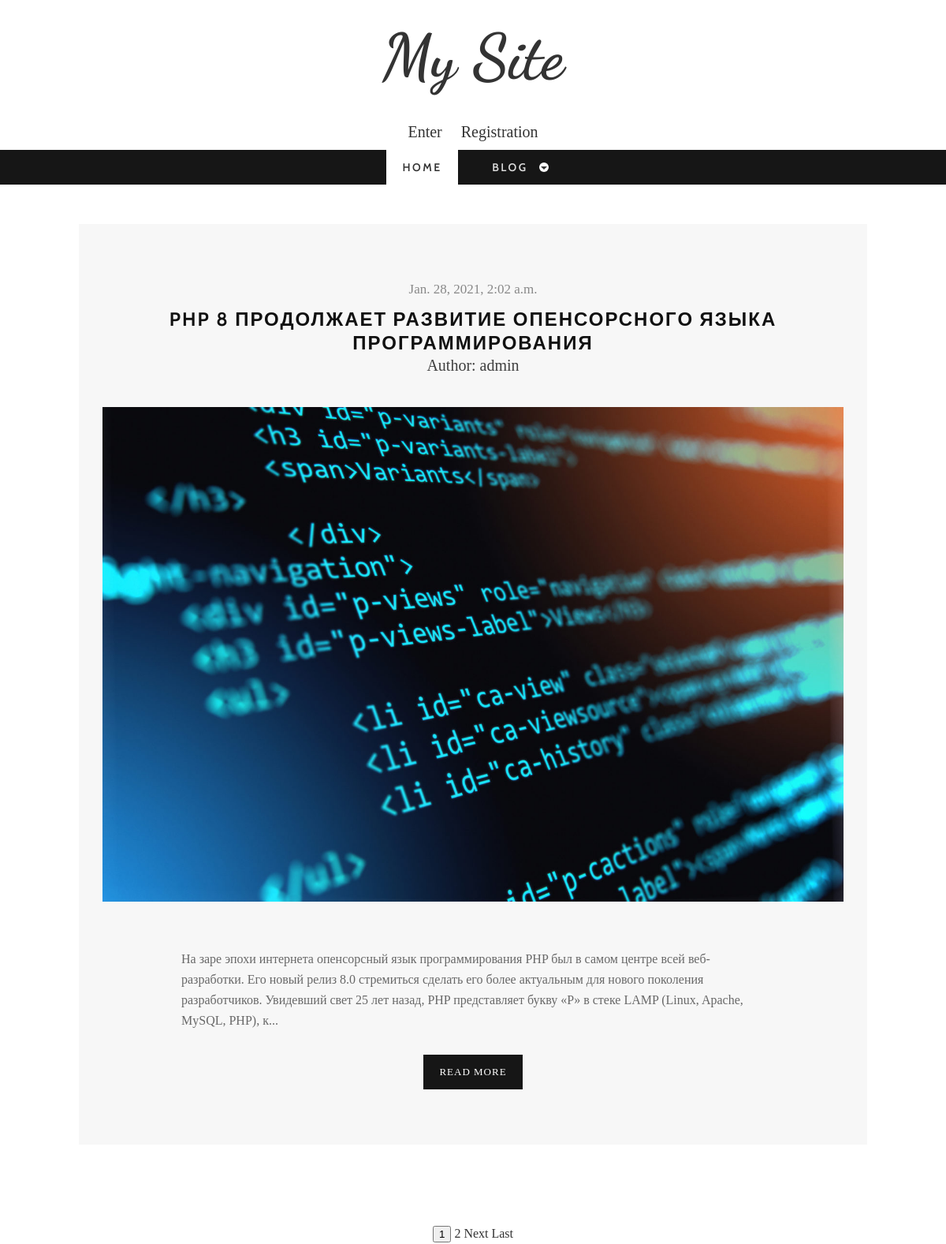
Screenshot of /blog/ with the database file from the repository.
### blog/models.py (models this page shows)
class Post(models.Model):
    title = models.CharField(max_length=100)
    text = models.TextField()
    date = models.DateTimeField(default=timezone.now)
    author = models.ForeignKey(User, on_delete=models.CASCADE)
    image = models.ImageField('Picture', default='', upload_to='posts/')
    class Meta():
        verbose_name = 'Post'
        verbose_name_plural = 'Posts'

### blog/views.py (the view)
# urls.py: path('blog/', views.BlogListView.as_view(), name='blog-page'),
class BlogListView(ListView):
    model = Post
    template_name = 'blog/blog.html'
    context_object_name = 'posts'
    paginate_by = 1
    def get_queryset(self):
        return Post.objects.order_by('-date')
    def get_context_data(self, **kwargs):
        context = super(BlogListView, self).get_context_data(**kwargs)
        context['title'] = 'Blog page'
        return context

### blog/templates/blog/blog.html (shortened to what this page needs)
{% extends 'blog/main.html' %}
	{% block content %}
		<div class="wrap-container">
			<div id="main-content">
				<div class="wrap-content">
					<div class="row">
						{% for post in posts %}
							<article class="single-post zerogrid">
								<div class="row wrap-post">
									<div class="entry-header">
										<span class="time">{{ post.date }}</span>
										<h2 class="entry-title"><a href="{% url 'single-page' post.id %}">{{ post.title }}</a></h2>
										<span style="font-size: 20px;">Author: {{ post.author }}</span>
									</div>
									<div class="post-thumbnail-wrap">
										<img src="{{post.image.url}}">
									</div>
									<div class="entry-content">
										<p>{{ post.text|slice:300 }}...</p>
										<center><a class="button " href="{% url 'single-page' post.id %}">Read More</a></center>
									</div>
								</div>
							</article>
						{% endfor %}
					</div>
				</div>
			</div>
		</div>
		{% if is_paginated %}
			<div style="text-align: center;" class="paginator">
				{% for num in page_obj.paginator.page_range %}
					{% if num == page_obj.number %}
						<button>{{ num }}</button>
					{% elif num > page_obj.number|add:'-3' and num < page_obj.number|add:'3' %}
						<a href="?page={{ num }}">{{ num }}</a>
					{% endif %}
				{% endfor %}
				{% if page_obj.has_next %}
					<a href="?page={{ page_obj.next_page_number }}">Next</a>
					<a href="?page={{ page_obj.paginator.num_pages }}">Last</a>
				{% endif %}
			</div>
		{% endif %}
	{% endblock %}

### blog/static/blog/css/zerogrid.css (style rules this page uses)
.zerogrid { width: 1000px; position: relative; margin: 0 auto; padding: 0px; }
.zerogrid:after { content: "\0020"; display: block; height: 0; clear: both; visibility: hidden; }
.zerogrid .row:before,.row:after { content: '\0020'; display: block; overflow: hidden; visibility: hidden; width: 0; height: 0; }
.zerogrid .row:after { clear: both; }
.zerogrid .row { zoom: 1; }

### blog/static/blog/css/style.css (style rules this page uses)
a, abbr, acronym, address, applet, article, aside, audio, b, blockquote, big, body, center, canvas, caption, cite, code, command, datalist, dd, del, details, dfn, dl, div, dt, em, embed, fieldset, figcaption, figure, font, footer, form, h1, h2, h3, h4, h5, h6, header, hgroup, html, i, iframe, img, ins, kbd, keygen, label, legend, li, meter, nav, object, ol, output, p, pre, progress, q, s, samp, section, small, span, source, strike, strong, sub, sup, table, tbody, tfoot, thead, th, tr, tdvideo, tt, u, ul, var { background: transparent; border: 0 none; font-size: 100%; margin: 0; padding: 0; border: 0; outline: 0; vertical-align: top; }
img { vertical-align: top; }
article, aside, audio, canvas, command, datalist, details, embed, figcaption, figure, footer, header, hgroup, keygen, meter, nav, output, progress, section, source, video { display: block; }
* { -webkit-box-sizing: border-box; -moz-box-sizing: border-box; box-sizing: border-box; }
html { -webkit-text-size-adjust: none; }
img { max-width: 100%; height: auto; width: auto\9; }
a { color: #333; text-decoration: none; }
h1, h2 { font-size: 25px; line-height: 30px; }
h1, h2, h3, h4, h5, h6 { clear: both; hyphens: auto; color: #000; line-height: 1.2; font-family: "Montserrat", sans-serif; letter-spacing: 1px; }
p { margin: 10px 0; }
.post:after, .post:before, article:after, article:before, section:after, section:before { clear: both; content: "\0020"; display: block; visibility: hidden; width: 0; height: 0; }
html, body { width: 100%; padding: 0; margin: 0; }
body { font: 16px/26px Arial, Helvetica, sans-serif; font-family: "Crimson Text", serif; background: #fff; }
#main-content .wrap-content { padding: 50px 0; }
.single-post .wrap-post, .comments-are { background: #f7f7f7; padding: 30px; position: relative; }
.single-post .wrap-post { margin-bottom: 50px; }
article { background: #ffffff; color: #3f3f3f; margin-bottom: 40px; padding-bottom: 10px; }
article:after, article:before { clear: both; content: "\0020"; display: block; visibility: hidden; width: 0; height: 0; }
article .post-thumbnail-wrap { text-align: center; width: 100%; margin-bottom: 10px; }
article .entry-header { text-align: center; }
article.single-post .entry-header { padding: 40px 0; }
article.single-post .entry-header h2.entry-title { font-family: "Cabin", Helvetica, sans-serif; font-size: 24px; font-weight: bold; line-height: 30px; color: #111; letter-spacing: 2px; margin: 0; text-transform: uppercase; }
article.single-post .entry-header h2.entry-title a { color: #111; margin: 0; }
article .entry-header .time { font-family: "Merriweather", Georgia, serif; color: #888; font-size: 17px; padding-bottom: 10px; display: block; }
article .entry-content { padding: 40px 100px; text-align: left; }
article .entry-content p { font-size: 16px; color: #686868; }
a.button { background-color: #161616; padding: 9px 20px; color: #fff; margin-top: 20px; display: inline-block; text-transform: uppercase; font-size: 13px; letter-spacing: 1px; }

### rows the page displays
Post: date "Jan. 28, 2021, 2:02 a.m.", title "PHP 8 ПРОДОЛЖАЕТ РАЗВИТИЕ ОПЕНСОРСНОГО ЯЗЫКА ПРОГРАММИРОВАНИЯ", author "admin", image (picture), text "На заре эпохи интернета опенсорсный язык программирования PHP был в самом центре всей веб-разработки. Его новый релиз 8.0 стремиться сделать его более актуальным для нового поколения разработчиков. Увидевший свет 25 лет назад, PHP представляет букву «P» в стеке LAMP (Linux, Apache, MySQL, PHP), к"

### other values shown
{{ num }} "1"
{{ num }} "2"
